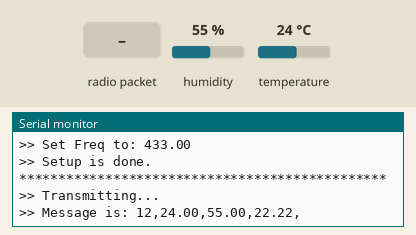
The sketch below on a simulated ESP32. Shown: the last lines printed to the serial monitor. The inputs (shaded band) are chosen by the test bench; at power-on: temperature 24 °C, humidity 55 %. No radio packets arrive unless stated.

Above: at 2.8 s.
2.9 s: radio packet "1" arrives
At 3.8 s:
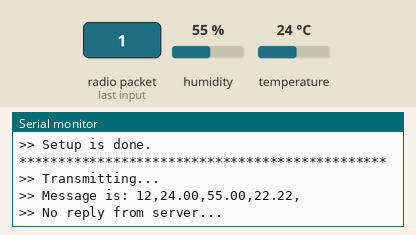
5.4 s: temperature set to 2 °C
At 6.7 s:
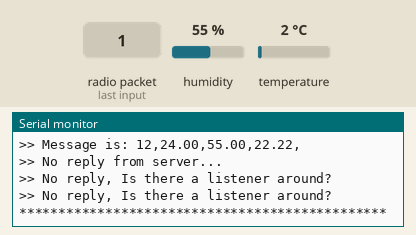

Measured:
- after the input at 2.9 s, the serial monitor: prints a new line at once (image 1)

The sketch:

LoRa_Sensors_Client2.ino
```cpp
#include <RH_RF95.h>
#include <SPI.h>
#include <DHT.h>

#define DHTPIN 4
#define DHTTYPE DHT11
DHT dht(DHTPIN, DHTTYPE);

float RF95_FREQ = 433.0;
#define RFM95_CS 26
#define RFM95_RST 12
#define RFM95_INT 25
RH_RF95 rf95(RFM95_CS, RFM95_INT);

char nodeMessage[50];                                                       //Define Node ID. Change here (1).
uint8_t numNode1 = '1';                                                     //Change here (2).
uint8_t numNode2 = '2';                                                     //Change here (3).
int replyNum = 0;
int reTry = 0;
char nodeTemperature[10];
char nodeHumidity[10];
char nodeValue[10];

uint8_t buf[RH_RF95_MAX_MESSAGE_LEN];                                       //Reply data array.
uint8_t len = sizeof(buf);                                                  //Reply data length.

float numTemperature;
float numHumidity;
float numValue = 22.22;
//************************************************************************************************************************
void setup()
{
  pinMode(RFM95_RST, OUTPUT);
  digitalWrite(RFM95_RST, HIGH);

  Serial.begin(115200);
  while (!Serial) {
    delay(1);
  }
  delay(100);

  Serial.println(">> LoRa Client TX Test!");
  Serial.println(">> Process begins..");
  dht.begin();
  delay(500);

  digitalWrite(RFM95_RST, LOW);                                             //Manual reset.
  delay(10);
  digitalWrite(RFM95_RST, HIGH);
  delay(10);

  if (!rf95.init())
    Serial.println(">> LoRa initialization is failed!");
  else
    Serial.println(">> LoRa initialized successfully.");


  if (!rf95.setFrequency(RF95_FREQ)) {                                      //Defaults after init are 434.0MHz, modulation GFSK_Rb250Fd250, +13dbM.
    Serial.println(">> SetFrequency failed!");
    while (1);
  }
  Serial.print(">> Set Freq to: ");
  Serial.println(RF95_FREQ);

  //Defaults after init are 434.0MHz, 13dBm, Bw = 125 kHz, Cr = 4/5, Sf = 128chips/symbol, CRC on
  //The default transmitter power is 13dBm, using PA_BOOST.
  //If you are using RFM95/96/97/98 modules which uses the PA_BOOST transmitter pin, then you can set transmitter powers from 2 to 20 dBm:
  rf95.setTxPower(20, false);

  Serial.println(">> Setup is done.");
  Serial.println("***********************************************");
  delay(1000);                                                              //Make all things stable.
}
//************************************************************************************************************************
void loop()
{
  replyNum = 0;
  reTry = 0;

  numTemperature = dht.readTemperature();
  numHumidity = dht.readHumidity();
  delay(500);

  memset(nodeMessage, 0, 50);
  memset(nodeTemperature, 0, 10);
  memset(nodeHumidity, 0, 10);
  memset(nodeValue, 0, 10);
  strcpy(nodeMessage, "12");                                                //Change here (4).

  Serial.println(">> Transmitting...");

  dtostrf(numTemperature, 5, 2, nodeTemperature);                           //Convert float to char.
  dtostrf(numHumidity, 5, 2, nodeHumidity);
  dtostrf(numValue, 5, 2, nodeValue);

  strcat(nodeMessage, ",");
  strcat(nodeMessage, nodeTemperature);
  strcat(nodeMessage, ",");
  strcat(nodeMessage, nodeHumidity);
  strcat(nodeMessage, ",");
  strcat(nodeMessage, nodeValue);
  strcat(nodeMessage, ",");
  Serial.print(">> Message is: ");
  Serial.println(nodeMessage);

  do
  {
    reTry += 1;

    rf95.send((uint8_t *) nodeMessage, sizeof(nodeMessage));                //Send LoRa Data.
    rf95.waitPacketSent();

    if (rf95.waitAvailableTimeout(1000))                                    //Should be a reply message for us now.
    {
      if (rf95.recv(buf, &len))                                             //Check if reply message is correct.
      {
        if ((buf[0] == numNode1) && (buf[1] == numNode2))                   //Check if reply message has the our node ID.
        {
          Serial.print(">> Got Reply: ");                                   //Print reply.
          Serial.println((char*)buf);
          Serial.print(">> RSSI: ");
          Serial.println(rf95.lastRssi(), DEC);
          Serial.println("***********************************************");
          replyNum = 1;
          delay(500);
        }
        else
        {
          Serial.println(">> No reply from server...");
          replyNum = 0;
        }
      }
    }
    else
    {
      Serial.println(">> No reply, Is there a listener around?");           //No signal reply.
      replyNum = 0;
      delay(500);
    }
    memset(buf, 0, RH_RF95_MAX_MESSAGE_LEN);
  } while (!replyNum && reTry < 3);

  if (reTry == 3) Serial.println("***********************************************");
  delay(10000);
}
//************************************************************************************************************************
```
